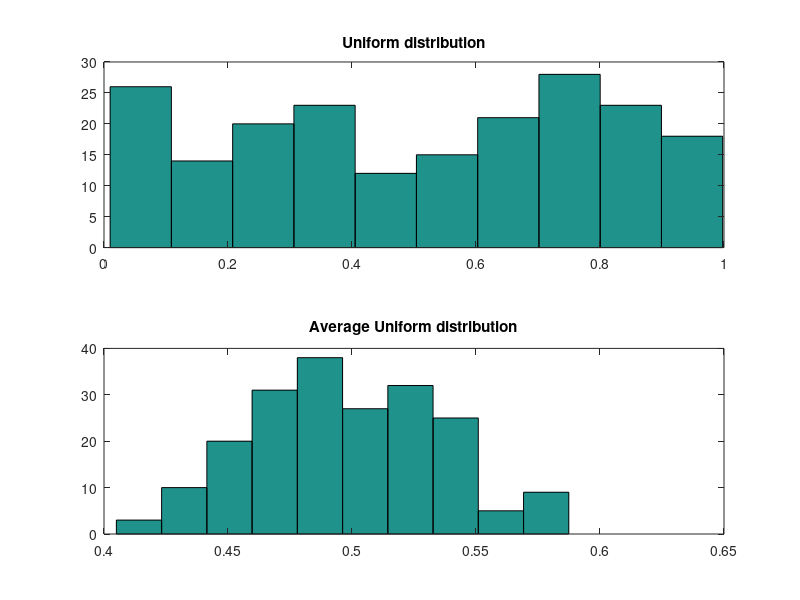

This chart was generated by the following MATLAB code:
n=50;
bin=10;
x = rand(n, 200);
avg_x = mean(x);
subplot(211); hist( x(1,:), bin);
title('Uniform distribution');
subplot(212); hist( avg_x, bin);
title('Average Uniform distribution');